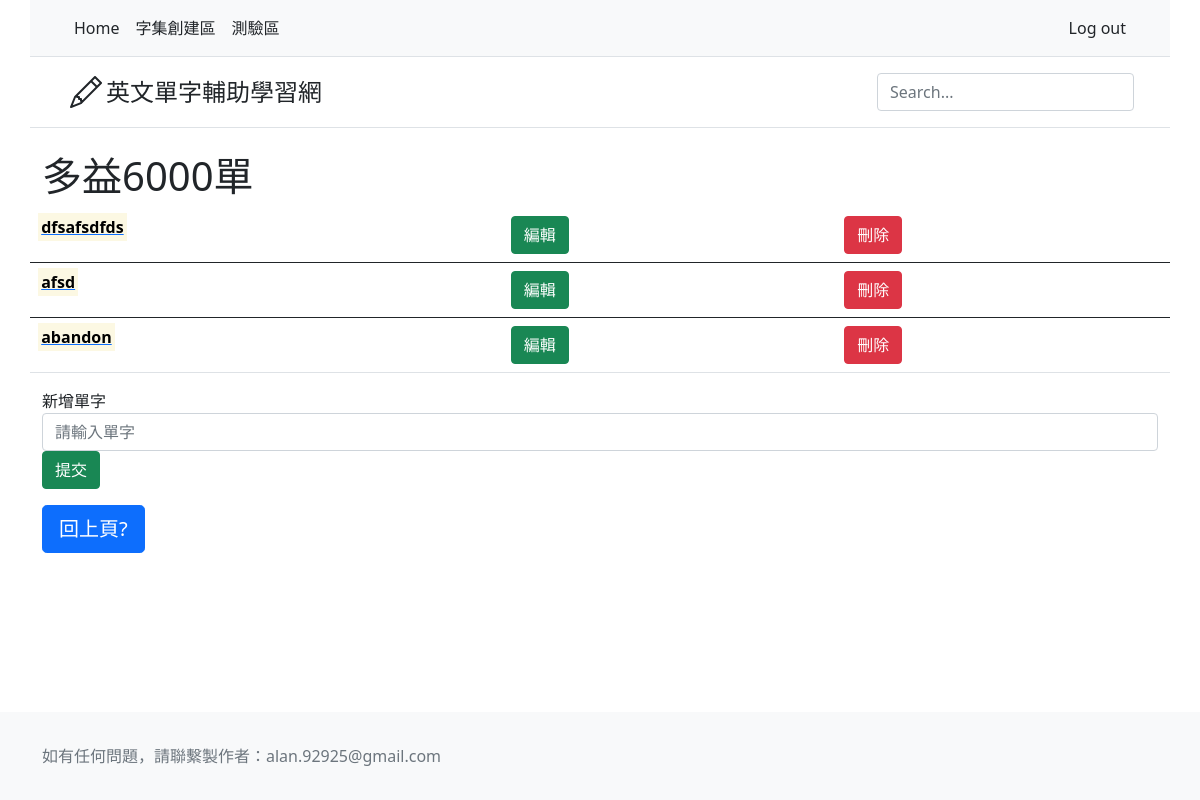
The app's page /words/WordEditor/voc/51/ (signed in) with its own data.
### words/models.py (models this page shows, shortened)
class CharacterSet(models.Model):
    set_name = models.CharField(max_length = 100)

class Vocabulary(models.Model):
    character_set = models.ForeignKey(CharacterSet, on_delete=models.CASCADE)
    english = models.CharField(max_length = 50)

### words/views.py (the view)
# urls.py: path('WordEditor/voc/<int:set_id>/', views.VocabularyEditor, name='VocabularyEditor'),
@login_required(login_url="Login")
def VocabularyEditor(request, set_id):
    object = get_object_or_404(CharacterSet, pk=set_id)
    Vocabulary_list = object.vocabulary_set.order_by('-pk')
    form = VocabularySetModelForm()
    context = {
        'Vocabulary_list': Vocabulary_list,
        'title': object.set_name,
        'Set_id': object.pk,
        'form': form
    }
    if request.user.is_authenticated:
        context['is_authenticated'] = request.user.is_authenticated
    return render(request, 'words/VocabularyEditor.html', context)

### words/forms.py
class VocabularySetModelForm(forms.ModelForm):
    class Meta:
        model = Vocabulary
        exclude = ['character_set']
        widgets = {
            'english': forms.TextInput(attrs={'class': 'form-control', 'placeholder': '請輸入單字', 'pattern': "[a-zA-Z]+$", 'title': '單字只可由英文大小寫組成'})
        }
        labels = {
            'english': '新增單字'
        }

### words/templates/words/VocabularyEditor.html (shortened to what this page needs)
{% extends 'base.html' %}
{% block reference %}
    {% load static %}
{% endblock %}
{% block headmessage %}
<h1>{{title}}</h1>
{% endblock %}
{% block content %}
    {% if Vocabulary_list %}
        <table class = "table">
            {% for Vocabulary in Vocabulary_list %}
                <tbody>
                    <tr>
                        <td><a href="{% url 'words:MeaningEditor' Vocabulary.pk %}"><strong><mark>{{Vocabulary.english}}</mark></strong></a></td>
                        <td id = "{{ Vocabulary.pk }}"><button type = "button" class = "btn btn-success" onclick="editVoc(this);">編輯</button></td>
                        <td id = "{{ Vocabulary.pk }}"><button type = "button" class = "btn btn-danger" onclick="delVoc(this);">刪除</button></td>
                    </tr>
                </tbody>
            {% endfor %}
        </table>
    {% else %}
        <h5>No Vocabulary are available.</h5>
    {% endif %}
    <form class = "form-inline" action="{% url 'words:AddVoc'%}" method="POST">
        <div class = "form-group">
            <label>{{ form.english.label }}</label>
            {{ form.english }}
        </div>
        <div class = "form-group">
            <button type="submit" class = "btn btn-success">提交</button>
        </div>
    </form>
    <p>
    <input type = "button" class = "btn btn-lg btn-primary" value="回上頁?" onclick="location.href='{% url 'words:CharacterSetEditor' %}'">
{% endblock %}

### records on screen
CharacterSet: set_name "多益6000單"
Vocabulary: english "dfsafsdfds"
Vocabulary: english "afsd"
Vocabulary: english "abandon"
